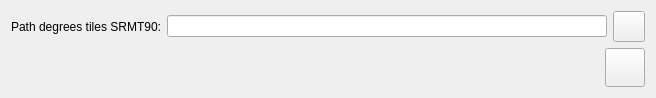
<?xml version="1.0" encoding="UTF-8"?>
<ui version="4.0">
 <class>generateDtmSrtm</class>
 <widget class="QDialog" name="generateDtmSrtm">
  <property name="geometry">
   <rect>
    <x>0</x>
    <y>0</y>
    <width>656</width>
    <height>96</height>
   </rect>
  </property>
  <property name="windowTitle">
   <string>Dialog</string>
  </property>
  <layout class="QGridLayout" name="gridLayout_2">
   <item row="0" column="0">
    <layout class="QGridLayout" name="gridLayout">
     <item row="0" column="2">
      <widget class="QToolButton" name="toolButton_searchTilesSrtmDirectory">
       <property name="toolTip">
        <string>Search degrees tiles DTM SRTM90 directory...</string>
       </property>
       <property name="text">
        <string/>
       </property>
       <property name="icon">
        <iconset resource="../resources.qrc">
         <normaloff>:/plugins/pflip_uav_pafyc/icons/folder_yellow.png</normaloff>:/plugins/pflip_uav_pafyc/icons/folder_yellow.png</iconset>
       </property>
       <property name="iconSize">
        <size>
         <width>24</width>
         <height>24</height>
        </size>
       </property>
      </widget>
     </item>
     <item row="0" column="0">
      <widget class="QLabel" name="label">
       <property name="text">
        <string>Path degrees tiles SRMT90:</string>
       </property>
       <property name="alignment">
        <set>Qt::AlignRight|Qt::AlignTrailing|Qt::AlignVCenter</set>
       </property>
      </widget>
     </item>
     <item row="0" column="1">
      <widget class="QLineEdit" name="lineEdit_pathDir">
       <property name="text">
        <string/>
       </property>
      </widget>
     </item>
    </layout>
   </item>
   <item row="1" column="0">
    <layout class="QHBoxLayout" name="horizontalLayout">
     <item>
      <spacer name="horizontalSpacer">
       <property name="orientation">
        <enum>Qt::Horizontal</enum>
       </property>
       <property name="sizeHint" stdset="0">
        <size>
         <width>88</width>
         <height>20</height>
        </size>
       </property>
      </spacer>
     </item>
     <item>
      <widget class="QToolButton" name="toolButton_process">
       <property name="toolTip">
        <string>Process</string>
       </property>
       <property name="text">
        <string/>
       </property>
       <property name="icon">
        <iconset resource="../resources.qrc">
         <normaloff>:/plugins/pflip_uav_pafyc/icons/processing.png</normaloff>:/plugins/pflip_uav_pafyc/icons/processing.png</iconset>
       </property>
       <property name="iconSize">
        <size>
         <width>32</width>
         <height>32</height>
        </size>
       </property>
      </widget>
     </item>
    </layout>
   </item>
  </layout>
 </widget>
 <resources>
  <include location="../resources.qrc"/>
 </resources>
 <connections/>
</ui>
